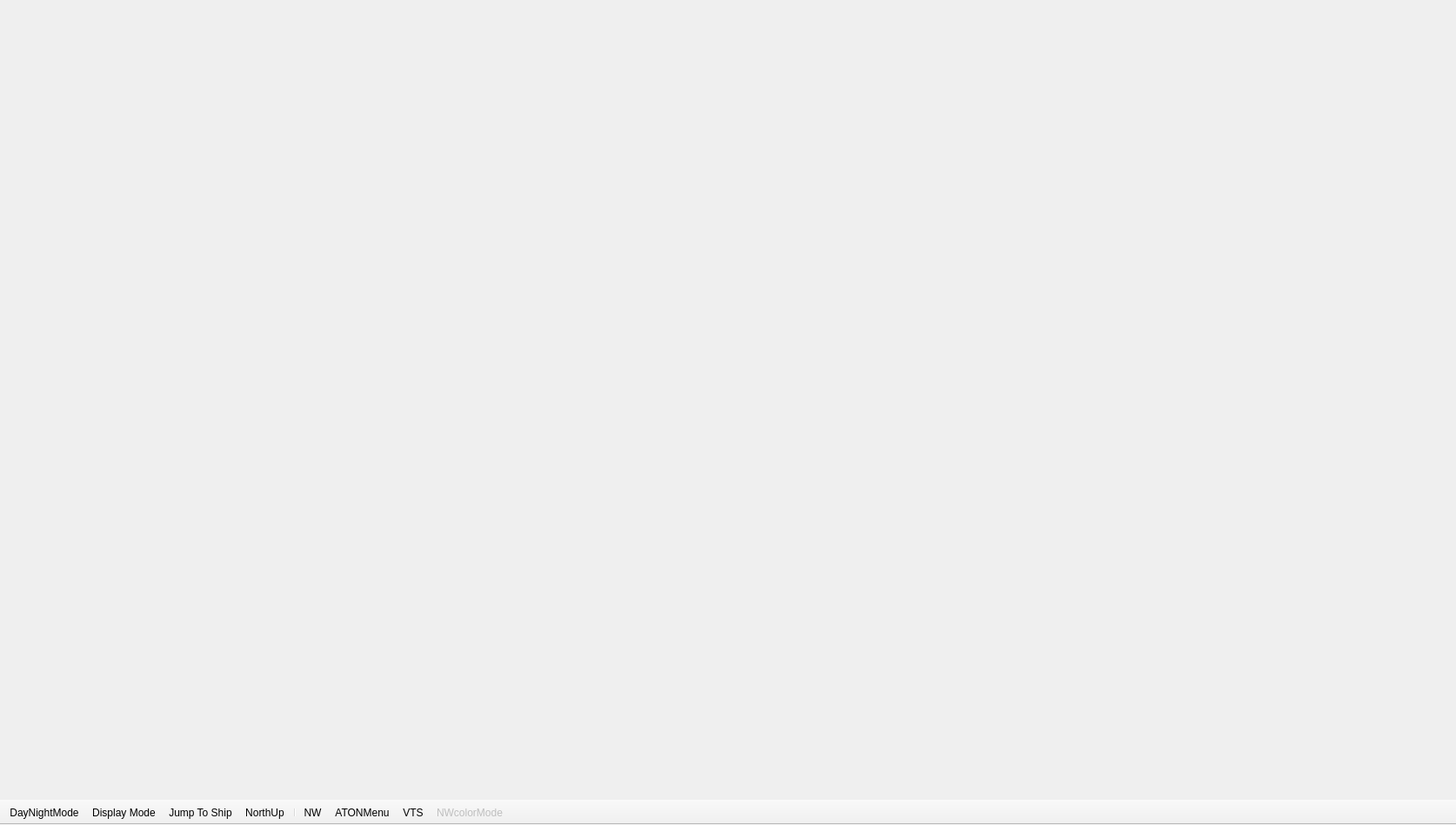
<?xml version="1.0" encoding="UTF-8"?>
<ui version="4.0">
 <class>MainWindow</class>
 <widget class="QMainWindow" name="MainWindow">
  <property name="geometry">
   <rect>
    <x>0</x>
    <y>0</y>
    <width>1674</width>
    <height>949</height>
   </rect>
  </property>
  <property name="windowTitle">
   <string>MainWindow</string>
  </property>
  <property name="windowOpacity">
   <double>1.000000000000000</double>
  </property>
  <widget class="QWidget" name="chartWidget">
   <widget class="ConningWindow" name="conningBox" native="true">
    <property name="geometry">
     <rect>
      <x>1110</x>
      <y>20</y>
      <width>450</width>
      <height>300</height>
     </rect>
    </property>
    <property name="styleSheet">
     <string notr="true"/>
    </property>
   </widget>
   <widget class="FloatingNotificationBox" name="notificationBox" native="true">
    <property name="geometry">
     <rect>
      <x>1080</x>
      <y>420</y>
      <width>450</width>
      <height>300</height>
     </rect>
    </property>
    <property name="styleSheet">
     <string notr="true">background-color: transparent</string>
    </property>
   </widget>
  </widget>
  <widget class="QMenuBar" name="menubar">
   <property name="geometry">
    <rect>
     <x>0</x>
     <y>0</y>
     <width>1674</width>
     <height>17</height>
    </rect>
   </property>
  </widget>
  <widget class="QToolBar" name="bottomToolbar">
   <property name="windowTitle">
    <string>toolBar</string>
   </property>
   <property name="movable">
    <bool>false</bool>
   </property>
   <property name="allowedAreas">
    <set>Qt::BottomToolBarArea</set>
   </property>
   <property name="iconSize">
    <size>
     <width>30</width>
     <height>30</height>
    </size>
   </property>
   <property name="floatable">
    <bool>false</bool>
   </property>
   <attribute name="toolBarArea">
    <enum>BottomToolBarArea</enum>
   </attribute>
   <attribute name="toolBarBreak">
    <bool>false</bool>
   </attribute>
   <addaction name="actionDayNightMode"/>
   <addaction name="actionDisplayMode"/>
   <addaction name="actionLockToShip"/>
   <addaction name="actionNorthUp"/>
   <addaction name="separator"/>
   <addaction name="actionNWMenu"/>
   <addaction name="actionATONMenu"/>
   <addaction name="actionVTSMenu"/>
   <addaction name="actionNWcolorMode"/>
  </widget>
  <action name="actionNWMenu">
   <property name="text">
    <string>NW</string>
   </property>
   <property name="toolTip">
    <string>Navigational Warnings</string>
   </property>
   <property name="menuRole">
    <enum>QAction::NoRole</enum>
   </property>
   <property name="iconVisibleInMenu">
    <bool>true</bool>
   </property>
  </action>
  <action name="actionVTSMenu">
   <property name="text">
    <string>VTS</string>
   </property>
   <property name="toolTip">
    <string>VTS</string>
   </property>
   <property name="menuRole">
    <enum>QAction::NoRole</enum>
   </property>
  </action>
  <action name="actionDayNightMode">
   <property name="text">
    <string>DayNightMode</string>
   </property>
   <property name="toolTip">
    <string>Day/Night Mode</string>
   </property>
   <property name="menuRole">
    <enum>QAction::NoRole</enum>
   </property>
  </action>
  <action name="actionDisplayMode">
   <property name="text">
    <string>DisplayMode</string>
   </property>
   <property name="iconText">
    <string>Display Mode</string>
   </property>
   <property name="toolTip">
    <string>Change Display Mode</string>
   </property>
   <property name="menuRole">
    <enum>QAction::NoRole</enum>
   </property>
  </action>
  <action name="actionRoutePlanning">
   <property name="enabled">
    <bool>true</bool>
   </property>
   <property name="text">
    <string>RoutePlanning</string>
   </property>
   <property name="iconText">
    <string>Route Planning</string>
   </property>
   <property name="toolTip">
    <string>Route Planning Menu</string>
   </property>
   <property name="menuRole">
    <enum>QAction::NoRole</enum>
   </property>
  </action>
  <action name="actionOverlays">
   <property name="enabled">
    <bool>true</bool>
   </property>
   <property name="text">
    <string>Overlays</string>
   </property>
   <property name="toolTip">
    <string>Overlays, Chart settings</string>
   </property>
   <property name="menuRole">
    <enum>QAction::NoRole</enum>
   </property>
  </action>
  <action name="actionLockToShip">
   <property name="enabled">
    <bool>true</bool>
   </property>
   <property name="text">
    <string>JumpToShip</string>
   </property>
   <property name="iconText">
    <string>Jump To Ship</string>
   </property>
   <property name="toolTip">
    <string>Center Ship</string>
   </property>
   <property name="menuRole">
    <enum>QAction::NoRole</enum>
   </property>
  </action>
  <action name="actionNavigationalTools">
   <property name="text">
    <string>NavigationalTools</string>
   </property>
   <property name="iconText">
    <string>NavTools</string>
   </property>
   <property name="toolTip">
    <string>Navtools Menu</string>
   </property>
   <property name="menuRole">
    <enum>QAction::NoRole</enum>
   </property>
  </action>
  <action name="actionAlarms">
   <property name="enabled">
    <bool>true</bool>
   </property>
   <property name="icon">
    <iconset theme="QIcon::ThemeIcon::AppointmentNew"/>
   </property>
   <property name="text">
    <string>Alarms</string>
   </property>
   <property name="toolTip">
    <string>Alarm Menu</string>
   </property>
   <property name="menuRole">
    <enum>QAction::NoRole</enum>
   </property>
  </action>
  <action name="actionNorthUp">
   <property name="enabled">
    <bool>true</bool>
   </property>
   <property name="text">
    <string>NorthUp</string>
   </property>
   <property name="toolTip">
    <string>North Up</string>
   </property>
   <property name="menuRole">
    <enum>QAction::NoRole</enum>
   </property>
  </action>
  <action name="actionspacer">
   <property name="text">
    <string/>
   </property>
   <property name="visible">
    <bool>true</bool>
   </property>
   <property name="menuRole">
    <enum>QAction::NoRole</enum>
   </property>
   <property name="iconVisibleInMenu">
    <bool>false</bool>
   </property>
   <property name="shortcutVisibleInContextMenu">
    <bool>false</bool>
   </property>
  </action>
  <action name="actionNWcolorMode">
   <property name="enabled">
    <bool>false</bool>
   </property>
   <property name="text">
    <string>NWcolorMode</string>
   </property>
   <property name="visible">
    <bool>false</bool>
   </property>
   <property name="menuRole">
    <enum>QAction::NoRole</enum>
   </property>
   <property name="iconVisibleInMenu">
    <bool>false</bool>
   </property>
  </action>
  <action name="actionATONMenu">
   <property name="text">
    <string>ATONMenu</string>
   </property>
   <property name="toolTip">
    <string>Open ATON menu</string>
   </property>
   <property name="menuRole">
    <enum>QAction::NoRole</enum>
   </property>
  </action>
 </widget>
 <customwidgets>
  <customwidget>
   <class>FloatingNotificationBox</class>
   <extends>QWidget</extends>
   <header>floatingnotificationbox.h</header>
   <container>1</container>
  </customwidget>
  <customwidget>
   <class>ConningWindow</class>
   <extends>QWidget</extends>
   <header>floatingtoolbar.h</header>
   <container>1</container>
  </customwidget>
 </customwidgets>
 <resources/>
 <connections/>
</ui>
